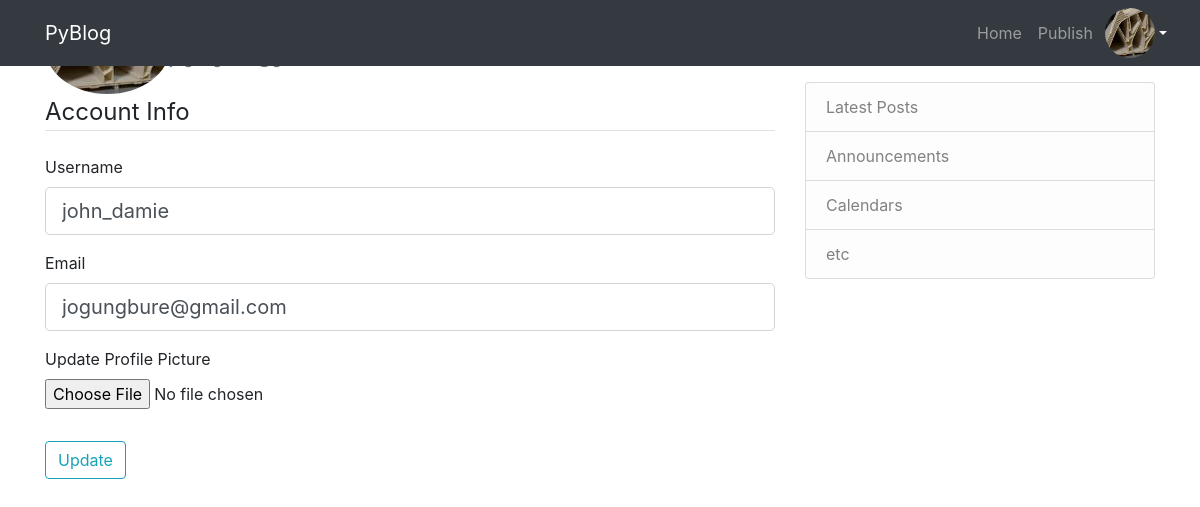
Page /account (signed in) on the committed database.
### src/models.py (models this page shows, shortened)
class User(db.Model, UserMixin):
    id = db.Column(db.Integer, primary_key=True)
    username = db.Column(db.String(20), unique=True, nullable=False)
    email = db.Column(db.String(120), unique=True, nullable=False)
    image_file = db.Column(db.String(20), nullable=False, default='default.jpg')
    password = db.Column(db.String(60), nullable=False)
    posts = db.relationship('Post', backref='author', lazy=True)

### src/components/users/routes.py (the view)
@users.route("/account", methods=['GET', 'POST'])
@login_required
def account():
    form = UpdateAccountForm()
    if form.validate_on_submit():
        if form.picture.data:
            picture_file = save_picture(form.picture.data)
            current_user.image_file = picture_file
        current_user.username = form.username.data
        current_user.email = form.email.data
        db.session.commit()
        flash('Your account has been updated!', 'success')
        return redirect(url_for('users.account'))
    elif request.method == 'GET':
        form.username.data = current_user.username
        form.email.data = current_user.email
    image_file = url_for('static', filename='img/' + current_user.image_file)
    return render_template('account.html', title='Account',
                           image_file=image_file, form=form)

### src/components/users/forms.py (shortened to what this page needs)
class UpdateAccountForm(FlaskForm):
    username = StringField('Username',
                           validators=[DataRequired(), Length(min=2, max=20)])
    email = StringField('Email',
                        validators=[DataRequired(), Email()])
    picture = FileField('Update Profile Picture', validators=[FileAllowed(['jpg', 'png'])])
    submit = SubmitField('Update')

### src/models.py (called while the page is built)
@login_manager.user_loader
def load_user(user_id):
    return User.query.get(int(user_id))

### src/templates/account.html (shortened to what this page needs)
{% extends "layout.html" %}
{% block content %}
    <div class="content-section">
      <div class="media">
        <div class="media-body">
          <h2 class="account-heading">{{ current_user.username }}</h2>
          <p class="text-secondary">{{ current_user.email }}</p>
        </div>
      </div>
        <form method="POST" action="" enctype="multipart/form-data">
            <fieldset class="form-group">
                <legend class="border-bottom mb-4">Account Info</legend>
                <div class="form-group">
                    {{ form.username.label(class="form-control-label") }}
                    {% if form.username.errors %}
                        {{ form.username(class="form-control form-control-lg is-invalid") }}
                        <div class="invalid-feedback">
                            {% for error in form.username.errors %}
                                <span>{{ error }}</span>
                            {% endfor %}
                        </div>
                    {% else %}
                        {{ form.username(class="form-control form-control-lg") }}
                    {% endif %}
                </div>
                <div class="form-group">
                    {{ form.email.label(class="form-control-label") }}
                    {% if form.email.errors %}
                        {{ form.email(class="form-control form-control-lg is-invalid") }}
                        <div class="invalid-feedback">
                            {% for error in form.email.errors %}
                                <span>{{ error }}</span>
                            {% endfor %}
                        </div>
                    {% else %}
                        {{ form.email(class="form-control form-control-lg") }}
                    {% endif %}
                </div>
                <div class="form-group">
                    {{ form.picture.label() }}
                    {{ form.picture(class="form-control-file") }}
                </div>
            </fieldset>
            <div class="form-group">
                {{ form.submit(class="btn btn-outline-info") }}
            </div>
        </form>
    </div>
{% endblock content %}

### src/templates/layout.html (shortened to what this page needs)
<!DOCTYPE html>
<html>
<head>
    <link rel="stylesheet" href="https://maxcdn.bootstrapcdn.com/bootstrap/4.0.0/css/bootstrap.min.css"
>
    <link rel="stylesheet" type="text/css" href="{{ url_for('static', filename='/css/main.css') }}">
</head>
<body>
<header class="site-header">
    <nav class="navbar navbar-expand-md navbar navbar-dark bg-dark fixed-top">
        <div class="container">
            <a class="navbar-brand mr-4" href="/">PyBlog</a>
            <div class="collapse navbar-collapse" id="navbarToggle">
                <div class="navbar-nav">
                    <a class="nav-item nav-link" style="display:flex; align-items: center; " href="{{ url_for('main.home') }}">Home</a>
                    <a class="nav-item nav-link" style="display:flex; align-items: center; " href="{{ url_for('posts.create_post') }}">Publish</a>
                    {% if current_user.is_authenticated %}
                           <li class="nav-item dropdown">
                            <a class="dropdown-toggle ml-1 text-light" style="display:flex; align-items: center; height:50px; width: 50px" href="#" id="navbarDropdown" role="button" data-toggle="dropdown" aria-haspopup="true" aria-expanded="false">
                               <img class="rounded-circle w-100 h-100" src="{{ url_for('static', filename='img/' + current_user.image_file) }}">
                            </a>
                        </li>
                    {% else %}
                        <a class="nav-item nav-link btn btn-outline-light ml-2" href="{{ url_for('users.sign_in') }}">Sign In</a>
                    {% endif %}
                </div>
            </div>
        </div>
    </nav>
</header>
<main role="main" class="container">
    <div class="row">
        <div class="col-md-8">
            {% block content %}{% endblock %}
        </div>
        <div class="col-md-4">
            <div class="content-section">
                <h3>Our Sidebar</h3>
                <p class='text-muted'>You can put any information here you'd like.
                <ul class="list-group">
                    <li class="list-group-item list-group-item-light">Latest Posts</li>
                    <li class="list-group-item list-group-item-light">Announcements</li>
                    <li class="list-group-item list-group-item-light">Calendars</li>
                    <li class="list-group-item list-group-item-light">etc</li>
                </ul>
                </p>
            </div>
        </div>
    </div>
</main>
</body>
</html>

### rows in the picture
User: image_file (picture), username "john_damie", email "jogungbure@gmail.com"
